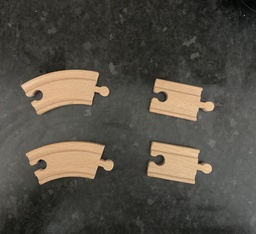
#> input picture JamesTutorials/low_cost_vision_exercise/test.jpeg, 256 x 234 px, shrunk from 2949 x 2692 before the run; its folder holds only this picture in this run
$ python -i thresholding.py   (imports and definitions only)
#> lines starting #> are read from the running program, lines starting #| are printed output that depends on the picture; after the words box and inside, x2 and y2 are one past the last pixel; in counts of white or black regions, pixels touching at a corner belong together
from cv2 import cv2
import numpy as np
from matplotlib import pyplot as plt


# This function needs to take a blurred / smoothed image
# [24 lines left out: function simpleThresholding, not called in this run]


def adaptiveThresholding(img_gray):


    ksize = 3
    img_blur = cv2.blur(img_gray,(ksize,ksize))
    img_gaussian = cv2.GaussianBlur(img_gray,(ksize,ksize),0)
    img_median = cv2.medianBlur(img_gray,ksize)

    # Adaptive thesholding
    # Penultimate variable is the size of the matrix to create the adaptive thresh mean / guas
    # Choosing between gaussian and median will vary between image types, need to play around with them
    blockSize = 127
    constant = 11

    # [30 lines of commented-out code are left out]

    for i in range(150):

        if((i % 2 == 1) and (i > 1)):

            for j in range(30):

                # Trial with different blur types
                thresh = cv2.adaptiveThreshold(img_gaussian, 255, cv2.ADAPTIVE_THRESH_GAUSSIAN_C, cv2.THRESH_BINARY,i,j)
                # cv2.imshow('{0}_{1}'.format(i,j),thresh)

                contours, hierarchy = cv2.findContours(thresh, cv2.RETR_TREE, cv2.CHAIN_APPROX_SIMPLE)

                contour_filter=[]
                count = 0
                img_contour= cv2.cvtColor(img_gray, cv2.COLOR_BGR2RGB)
                for k,contour in enumerate(contours):
                    if hierarchy[0][k][3]==0:
                        count += 1
                        cv2.drawContours(img_contour, [contour], -1, (0,0,255), 2)
                        contour_filter.append(contour)

                if count == 12 or count == 13:
                    # print(count)
                    print('blocksize {0} and constant {1}'.format(i,j))


                    cv2.drawContours(img_contour, contours, -1, (0,0,255), 1)

                    plt.figure(figsize = (5,5))
                    plt.imshow(img_contour)
                    plt.axis('off')
                    plt.show()


# Otsu doesn't work for this image type
# [29 lines left out: function otsuThresholding, not called in this run]

>>> import cv2
>>> picture = cv2.imread('test.jpeg', cv2.IMREAD_GRAYSCALE)
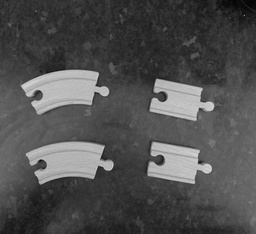
#> picture: shape (234, 256); min 2, max 219, mean 79.5
>>> result = adaptiveThresholding(picture)
#> after the loop in adaptiveThresholding, `for i in range(150):`:
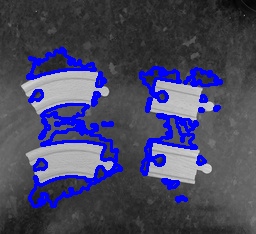
#> img_contour: shape (234, 256, 3); mean R, G, B 70.8, 70.8, 98.4
#> after the loop in adaptiveThresholding, `for i in range(150):`:
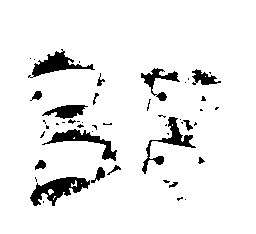
#> thresh: shape (234, 256); 92.7% white; 49 black regions (32 under 20 px), largest, box (x1, y1, x2, y2) and area: (30, 177, 90, 206) 829, (28, 49, 95, 78) 650, (42, 129, 117, 161) 635
